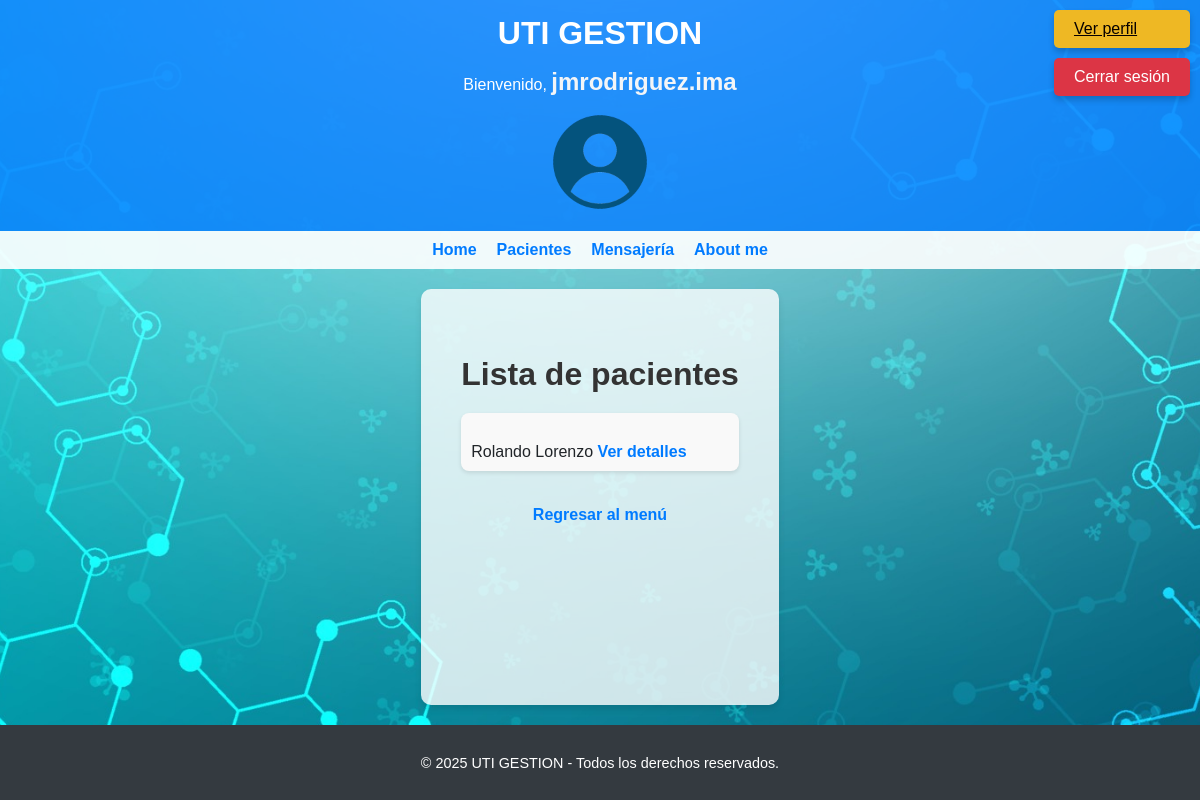
Before: /pacientes/lista_pacientes/ (signed in) with the older database file.
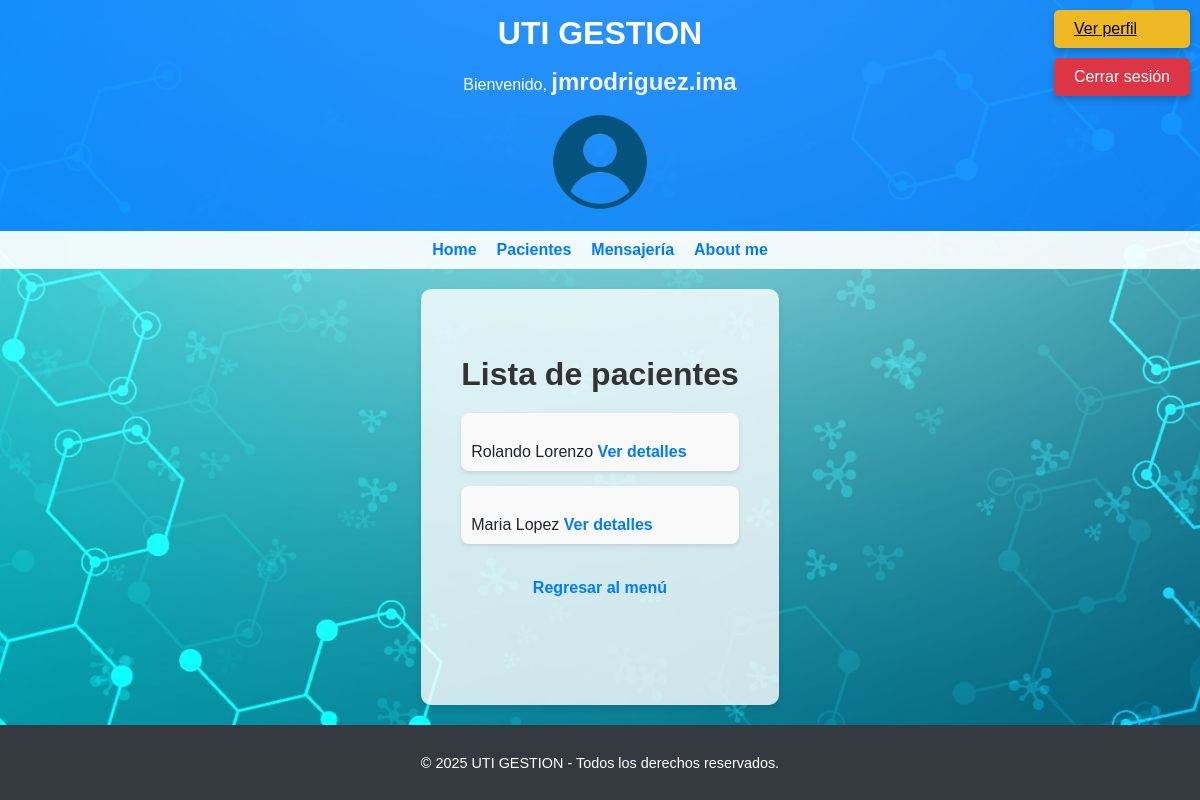
After: the same page with the newer database file.
### pacientes/models.py (models this page shows, shortened)
class Paciente(models.Model):
    nombre = models.CharField(max_length=100)
    apellido = models.CharField(max_length=100)
    fecha_nacimiento = models.DateField()
    dni = models.CharField(max_length=8, unique=True)
    historia_clinica = models.TextField()

### pacientes/views.py (the view)
# urls.py: path('lista_pacientes/', lista_pacientes, name='lista_pacientes'),
@login_required
def lista_pacientes(request):
    pacientes = Paciente.objects.all()
    return render(request, "pacientes/lista_pacientes.html", {"pacientes": pacientes})

### pacientes/templates/pacientes/lista_pacientes.html (shortened to what this page needs)
{% extends "hospital_uti/base.html" %}
{% block content %}
    <div class="lista-pacientes-container">
        <h2>Lista de pacientes</h2>
        <ul>
            {% for paciente in pacientes %}
                <li>
                    {{ paciente.nombre }} {{ paciente.apellido }}
                    <a href="{% url 'detalles_paciente' paciente_id=paciente.id %}">Ver detalles</a>
                </li>
            {% empty %}
                <li>No hay pacientes registrados.</li>
            {% endfor %}
        </ul>
        <a href="{% url 'inicio_pacientes' %}">Regresar al menú</a>
    </div>
{% endblock %}

Changed rows visible on the page:
added Paciente: nombre "Maria", apellido "Lopez"
